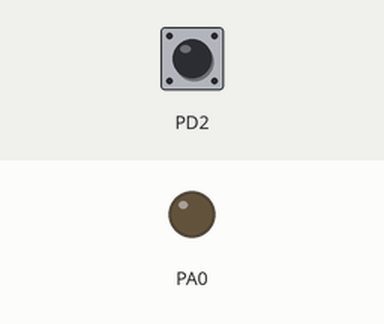
Simulated run of this program. Board: ATmega16, built with avr-gcc and emulated at 8 MHz. Shown: output pins drawn as LEDs (lit = HIGH). Dashed ring = blinking. The test bench sets the inputs (shaded band); at power-on: PD2 LOW. What the program prints to the serial monitor is not drawn.

Above: at 1.2 s.
1.3 s: PD2 driven HIGH
At 1.6 s:
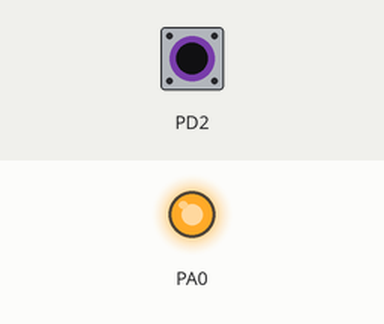
2.8 s: PD2 pulsed LOW 5 times (0.12 s each, 0.3 s apart)
At 3.37 s:
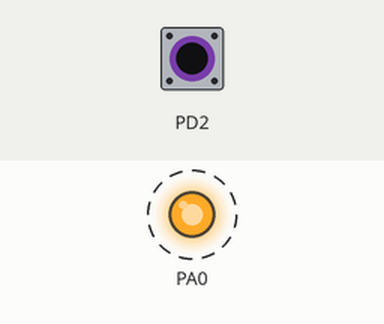
Timing chart, 0 to 5.8 s (numbered marks = the images above; inputs shaded):
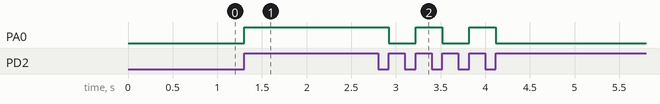

The program:

main.c
```c
/*
 * Gasolimetro.c
 *
 * Created: 03/11/2018 05:19:30 p. m.
 * Author : saidnm
 */
#define F_CPU 8000000UL
#define USART_BAUDRATE 9600 // Baud Rate value
#define BAUD_PRESCALE (((F_CPU / (USART_BAUDRATE * 16UL))) - 1) //Modo asyncrono normal UBRR
#include <avr/io.h>
#include <util/delay.h>
#include <avr/interrupt.h>

//PROTOTIPOS DE LAS FUNCIONES A UTILIZAR
void configurarPuertos(); // inicializacion de los puertos
void obtenerFrecuencia(); // obtenemos la frecuencia en pulsos por segundo
void usar_init(); // inicializamos la comunicacion bluetooth
void usar_transmit(int data);
//VARIABLE PARA CONTAR EL NUMERO DE PULSOS
int8_t numPulsos;


ISR(INT0_vect){
	numPulsos++;
	PORTA^=(1<<0);
}
int main(void)
{
	configurarPuertos();
	usar_init();
	char x = 'r';
	usar_transmit(x);
	while (1)
    {
		//Enviamos datos a traves del modulo bluetooth
		obtenerFrecuencia();
		//usar_transmit(obtenerFrecuencia());
		//usart_msg("ENVIANDO DATOS");
	}
}
void obtenerFrecuencia(){
	int8_t frecuencia;
	numPulsos = 0;
	//Va la parte del contador de interrupciones
	sei();// Habilita las interrupciones
	_delay_ms(1000); // Esperamos un segundo
	cli();// detenemos las interrupciones
	frecuencia = numPulsos; // HZ (Cantidad de pulsos por segundo)
	//Enviamos los datos
	usar_transmit(frecuencia);
}
void configurarPuertos(){
	// Se configuran los puertos a utilizar
	cli(); // Deshabilita las interrupciones
	DDRA = (1<<0); // Habilitamos el PIN0 del puerto A como salida
	MCUCR |= (1<<ISC01) |(1<<ISC00); //INT0 flanco de subida
	GICR |= (1<<INT0); // INT0 habilitada
}

void usar_init(){

	UCSRB |= (1<<RXEN)|(1<<TXEN); // Habilitamos la recepcion y transmision de datos
	UCSRC |= (1<<URSEL)|(1<<USBS)|(3<<UCSZ0); // UCZ0 , UCZ1, UCZ2 indican que se leen 8 bits
	UBRRH = (BAUD_PRESCALE>>8);
	UBRRL = BAUD_PRESCALE;
	// into the high byte of the UBRR register
}

void usar_transmit(int data){
	//Esperamos a que el buffer de transmision este vacio
	while(!(UCSRA & (1<<UDRE)))
	;
	UDR=data;
}
```

Measured:
- after the input at 1.3 s, PA0: LOW → HIGH at once
- after the input at 2.8 s, PA0: alternates HIGH for 0.30 s and LOW for 0.30 s, 5 changes in all, then stays LOW, starting after 0.12 s
